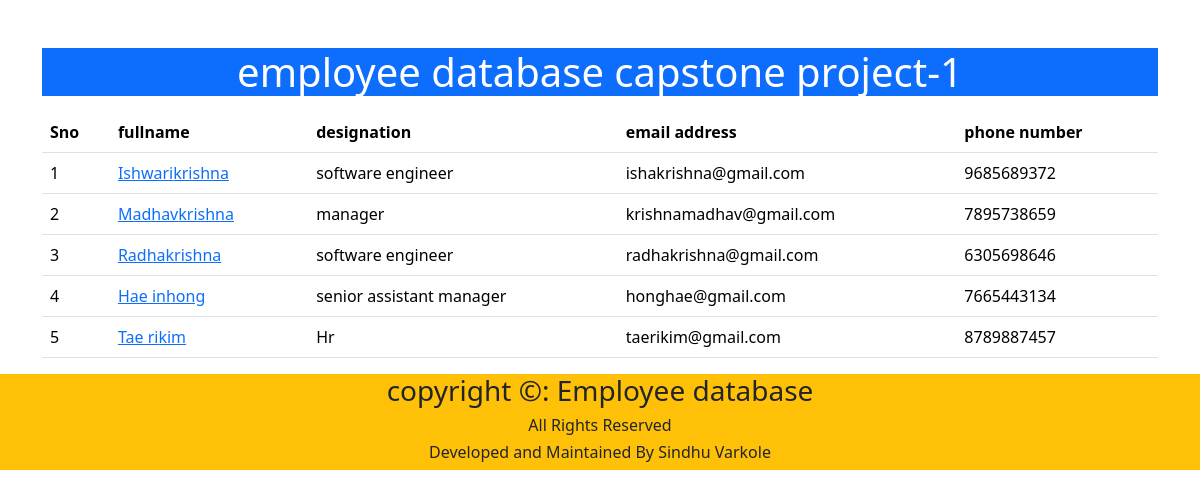
/employees/, run on the app's committed database.
### salary/models.py (models this page shows, shortened)
class Employee(models.Model):
        first_name=models.CharField(max_length=100)
        last_name=models.CharField(max_length=100)
        photo=models.ImageField(upload_to='media')
        designation=models.CharField(max_length=100)
        email_address=models.EmailField(max_length=100,unique=True)
        phone_number=models.CharField(max_length=10,blank=True)

### Employee/views.py (the view)
# urls.py: 2. Add a URL to urlpatterns:  path('', views.home, name='home')
def home(request):
    employees=Employee.objects.all()
    context={
        'employees':employees,
    }
    return render(request,'home.html',context)

### templates/home.html (shortened to what this page needs)
<!DOCTYPE html>
<html lang="en">
<head>
    <link href="https://cdn.jsdelivr.net/npm/bootstrap@5.3.3/dist/css/bootstrap.min.css" rel="stylesheet">
</head>
<body>
  <div class="container mt-5">
    <h1 class="text-center text-white bg-primary">employee database capstone project-1</h1>
    <table class="table table-hover mt-3">
      <thead>
        <tr>
          <th>Sno</th>
          <th>fullname</th>
          <th>designation</th>
          <th>email address</th>
          <th>phone number</th>
        </tr>
      </thead>
      <tbody>
      <tr>
      {% for  x in employees  %}
      <td>{{forloop.counter}}</td>
      <td><a href="{% url 'employee_detail' x.id %}">{{x.first_name}}{{x.last_name}}</td>
      <td>{{x.designation}}</td>
      <td>{{x.email_address}}</td>
      <td>{{x.phone_number}}</td>
       </tr>
        {% endfor %}
      </tbody>
         </table>
        </div>
        <footer class="text-center bg-warning">
          <div>
            <div class="row">
              <div class="col">
                <h3>copyright &copy: Employee database</h3>
                <h6>All Rights Reserved</h6>
                <h6>Developed and Maintained By Sindhu Varkole</h6>
              </div>
            </div>
          </div>
 </body>
</html>

### data on the page
Employee: first_name "Ishwari", last_name "krishna", designation "software engineer", email_address "ishakrishna@gmail.com", phone_number "9685689372"
Employee: first_name "Madhav", last_name "krishna", designation "manager", email_address "krishnamadhav@gmail.com", phone_number "7895738659"
Employee: first_name "Radha", last_name "krishna", designation "software engineer", email_address "radhakrishna@gmail.com", phone_number "6305698646"
Employee: first_name "Hae in", last_name "hong", designation "senior assistant manager", email_address "honghae@gmail.com", phone_number "7665443134"
Employee: first_name "Tae ri", last_name "kim", designation "Hr", email_address "taerikim@gmail.com", phone_number "8789887457"
